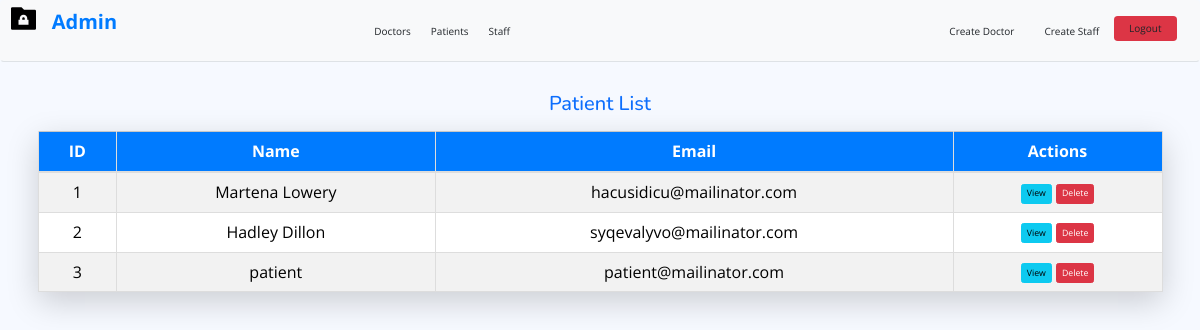
Page /admin/patient_table.php (signed in) on the earlier database version.
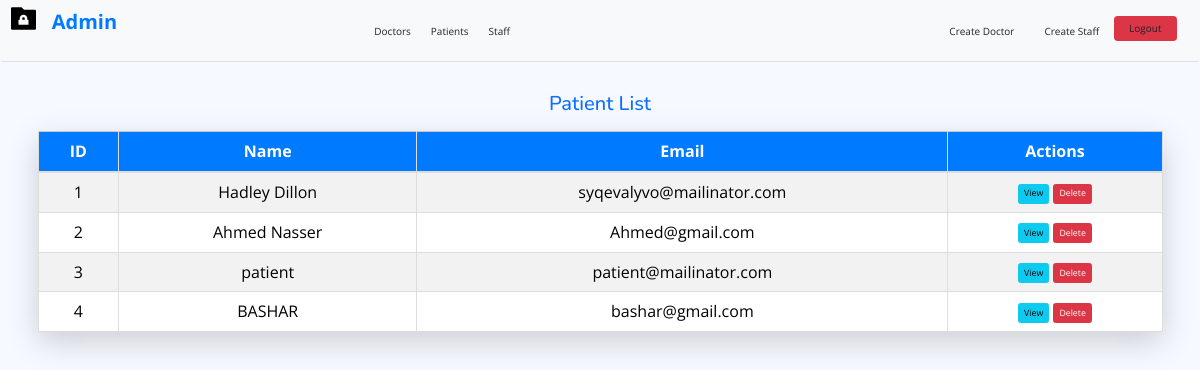
Same page on the later database version.
### tables this page shows
CREATE TABLE `patients` (
  `PatientID` int(11) NOT NULL,
  `FullName` varchar(100) NOT NULL,
  `DateOfBirth` date NOT NULL,
  `Gender` enum('Male','Female','Other') NOT NULL,
  `Address` text DEFAULT NULL,
  `PhoneNumber` varchar(15) DEFAULT NULL,
  `Email` varchar(100) DEFAULT NULL,
  `MedicalHistory` text DEFAULT NULL
);

### admin/patient_table.php (the view, shortened to what this page needs)
<?php
include "../share/head.php";
$select = "SELECT*FROM patients";
$query = mysqli_query($connect, $select);
include "../share/header_admin.php";
$counter = 1
?>
<div class="container mt-5">
  <h2 class="text-center mb-4 text-primary">Patient List</h2>
  <table class="table table-bordered table-striped table-hover shadow-lg">
    <thead class="table-light">
      <tr>
        <th>ID</th>
        <th>Name</th>
        <th>Email</th>
        <th>Actions</th>
      </tr>
    </thead>
    <tbody>
      <?php foreach ($query as $item): ?>
      <tr>
          <td><?= $counter++ ?></td>
          <td><?= $item['FullName'] ?></td>
          <td><?= $item['Email'] ?></td>
          <td>
            <a href="./view_patient.php?id=<?= $item['PatientID'] ?>" class="btn btn-info btn-sm">View</a>
            <a href="./patient_table.php?delete=<?= $item['PatientID'] ?>" class="btn btn-danger btn-sm">Delete</a>
          </td>
        </tr>
        <?php endforeach ?>
    </tbody>
  </table>
</div>

Differences in the rows shown:
removed patients: FullName "Martena Lowery", Email "hacusidicu@mailinator.com"
added patients: FullName "Ahmed Nasser", Email "Ahmed@gmail.com"
added patients: FullName "BASHAR", Email "bashar@gmail.com"
